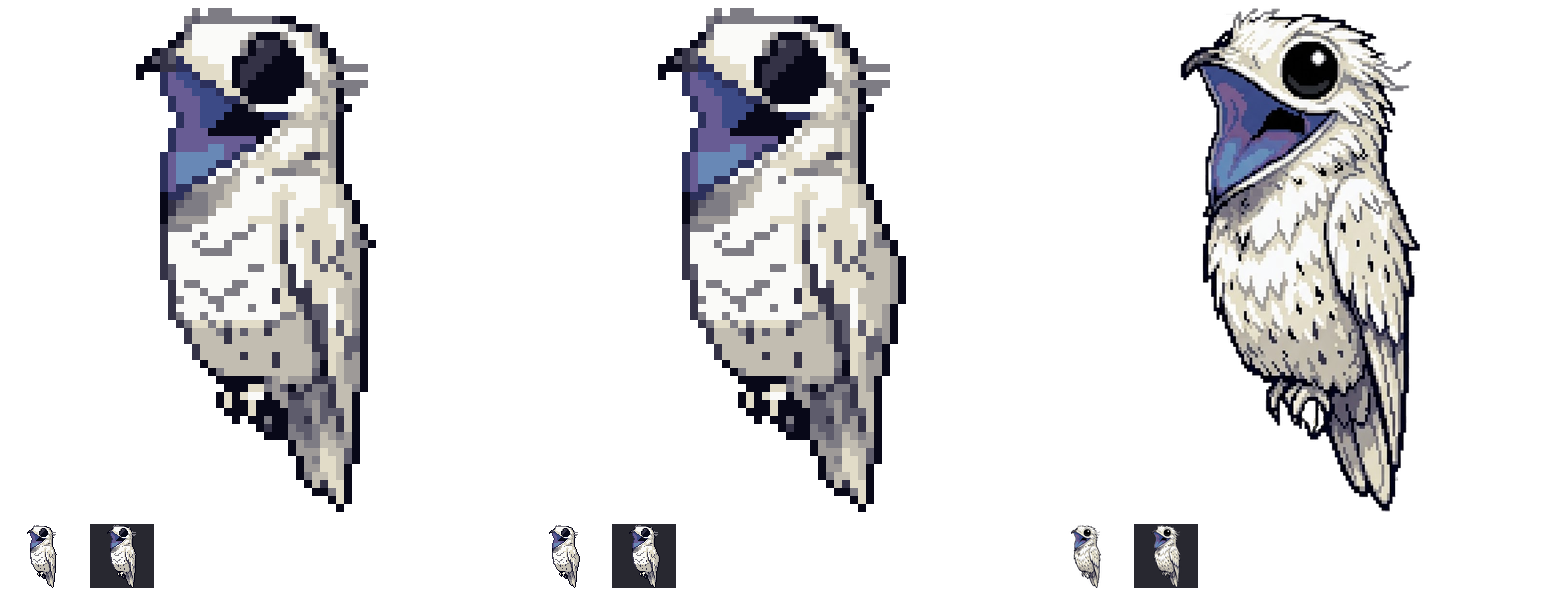

The script that saved this image:
# vel.png: eind_r2 8x | eind_r3 8x | model 8x (zelfde kader), daaronder 1x licht/donker.
import json,numpy as np; from PIL import Image
P='/home/user/Pokemon-Fully-Ungrounded/docs/concept/sprites/potoo/'
k=json.load(open(P+'gereedschap/kader.json')); X0,Y0,s=k['x0'],k['y0'],k['s']
z=8; W=64*z
def sp(path,bgc):
    t=Image.open(path).convert('RGBA'); bg=Image.new('RGBA',(64,64),bgc+(255,)); bg.alpha_composite(t); return bg.convert('RGB')
m=Image.open(P+'model/model_lijf_30.png').convert('RGBA')
mc=m.crop((int(X0),int(Y0),int(X0+64*s),int(Y0+64*s))).resize((W,W),Image.LANCZOS)
mb=Image.new('RGBA',(W,W),(255,255,255,255)); mb.alpha_composite(mc)
v=Image.new('RGB',(3*W+20,W+90),(255,255,255))
for i,p in enumerate((P+'eind_r2/potoo.png',P+'eind_r3/potoo.png')):
    v.paste(sp(p,(255,255,255)).resize((W,W),Image.NEAREST),(i*(W+10),0))
    v.paste(sp(p,(255,255,255)),(i*(W+10)+10,W+12)); v.paste(sp(p,(40,40,48)),(i*(W+10)+90,W+12))
v.paste(mb.convert('RGB'),(2*(W+10),0))
ms=m.crop((int(X0),int(Y0),int(X0+64*s),int(Y0+64*s))).resize((64,64),Image.LANCZOS)
for j,c in enumerate(((255,255,255),(40,40,48))):
    b=Image.new('RGBA',(64,64),c+(255,)); b.alpha_composite(ms); v.paste(b.convert('RGB'),(2*(W+10)+10+80*j,W+12))
v.save('vel.png')
